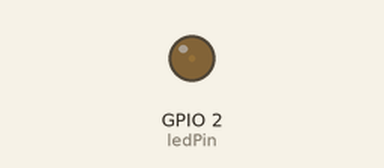
Recording of a sketch running on a simulated ESP32. On the bench: output pins drawn as LEDs (lit = HIGH). What the sketch prints to the serial monitor is not drawn.

Above: at 0.05 s.
At 1.15 s:
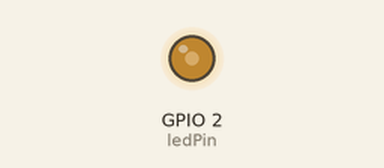
At 2.3 s:
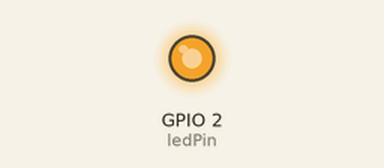
At 4.6 s:
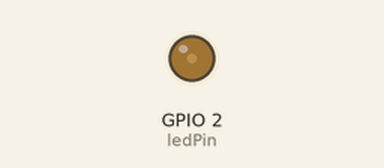
Timing chart, 0 to 6.7 s (numbered marks = the images above):
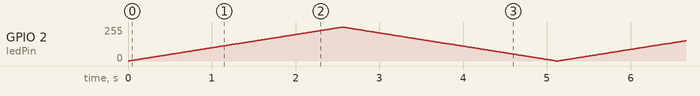

The sketch:

breath_led.ino
```cpp
// 定义LED引脚
const int ledPin = 2;
const int pwmChannel = 0;

// 设置PWM属性
const int freq = 5000;
const int resolution = 8;
int speedDelay = 10;   // 修改该数值改变呼吸快慢

void setup() {
  Serial.begin(115200);
  ledcSetup(pwmChannel, freq, resolution);
  ledcAttachPin(ledPin, pwmChannel);
}

void loop() {
  // 逐渐变亮
  for(int dutyCycle = 0; dutyCycle <= 255; dutyCycle++){
    ledcWrite(pwmChannel, dutyCycle);
    delay(speedDelay);
  }

  // 逐渐变暗
  for(int dutyCycle = 255; dutyCycle >= 0; dutyCycle--){
    ledcWrite(pwmChannel, dutyCycle);
    delay(speedDelay);
  }

  Serial.println("Breathing cycle completed");
}
```
